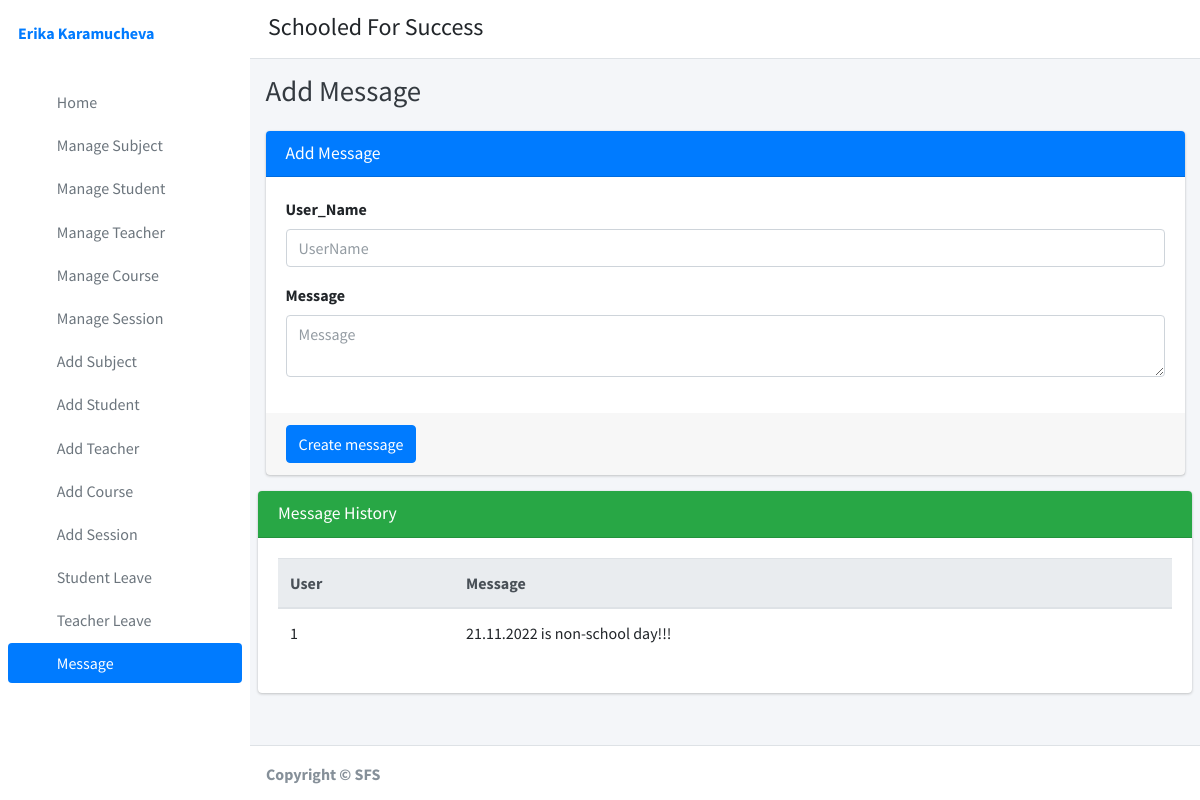
The page /create_message/ (signed in) on the database its author committed.
### student_management_app/models.py (models this page shows)
class CustomUser(AbstractUser):
    user_type_data = ((1, "Adminn"), (2, "Staff"), (3, "Student"))
    user_type = models.CharField(default=1, choices=user_type_data, max_length=10)

class Message(models.Model):
    id=models.AutoField(primary_key=True)
    admin=models.TextField()
    message=models.TextField()
    objects=models.Manager()

### student_management_app/HodViews.py (the view)
# urls.py: path('create_message/', HodViews.create_message,name="create_message"),
def create_message(request):
    message = Message.objects.all()
    context = {"message": message}
    return render(request, "hod_template/message.html", context)

### student_management_app/LoginCheckMiddleWare.py (called while the page is built, shortened)
    def process_view(self, request, view_func, view_args, view_kwargs):
        modulename = view_func.__module__
        user = request.user
        if user.is_authenticated:
            if user.user_type == "1":
                if modulename == "student_management_app.HodViews":
                    pass
                elif modulename == "student_management_app.views" or \
                        modulename == "django.views.static":
                    pass
                else:
                    return redirect("admin_home")
            else:
                return redirect("login")
        else:
            if request.path == reverse("login") or request.path == reverse("doLogin"):
                pass
            else:
                return redirect("login")

### student_management_app/templates/hod_template/message.html (shortened to what this page needs)
{% extends 'hod_template/base_template.html' %}
{% block page_title %}Add Message {% endblock page_title %}
{% block main_content %}
{% load static %}
<section class="content">
        <div class="container-fluid">
            <div class="row">
                <div class="col-md-12">
                    <div class="card card-primary">
                    <div class="card-header">
                        <h3 class="card-title">Add Message</h3>
                    </div>
                    <form role="form" method="POST" action="{% url 'create_message_save' %}">
                        <div class="card-body">
                            <div class="form-group">
                                <label>User_Name</label>
                              <input class="form-control" name="username" placeholder="UserName"/>
                            </div>
                            <div class="form-group">
                                <label>Message </label>
                              <textarea class="form-control" name="message" placeholder="Message"></textarea>
                            </div>
                        </div>
                        <div class="card-footer">
                        <button type="submit" class="btn btn-primary">Create message</button>
                        </div>
                    </form>
                    </div>
                </div>
            </div>
        </div>
    <div class="row">
                <div class="col-md-12">
                    <div class="card card-success">
                        <div class="card-header">
                            <h3 class="card-title">Message History</h3>
                        </div>
                        <div class="card-body">
                           <div class="table-responsive">
                                <table class="table">
                                    <thead class="thead-light">
                                    <tr>
                                        <th>User</th>
                                        <th>Message</th>
                                    </tr>
                                    </thead>
                                    {% for m in message %}
                                    <tr>
                                        <td>{{ m.admin }}</td>
                                        <td>{{ m.message }}</td>
                                    </tr>
                                    {% endfor %}
                                </table>
                            </div>
                        </div>
                    </div>
                </div>
            </div>
      </section>
  {% endblock main_content %}

### student_management_app/templates/hod_template/sidebar_template.html
{% load static %}
<aside class="main-sidebar sidebar-primary">
      <div class="sidebar">
        <div class="user-panel mt-3 pb-3 mb-3 d-flex">
          <div class="info">
            <a href="{% url 'admin_profile' %}" class="d-block"><strong>{{ user.first_name }} {{ user.last_name }}</strong></a>
          </div>
        </div>
        <nav class="mt-2">
          <ul class="nav nav-pills nav-sidebar flex-column" data-widget="treeview" role="menu" data-accordion="false">
              <li class="nav-item">
              {% url 'admin_home' as admin_home %}
              <a href="{{ admin_home }}" class="nav-link {% if request.path == admin_home %} active {% endif %}">
                <i class="nav-icon fas fa-tachometer-alt"></i>
                <p>Home</p>
              </a>
            </li>
            <li class="nav-item">
              {% url 'manage_subject' as manage_subject %}
              {% url 'edit_subject' subject_id=id as edit_subject %}
              <a href="{{ manage_subject }}" class="nav-link {% if request.path == manage_subject %} active {% endif %} {% if request.path == edit_subject %} active {% endif %}">
                <i class="nav-icon fas fa-book"></i>
                <p>Manage Subject</p>
              </a>
            </li>
            <li class="nav-item">
              {% url 'manage_student' as manage_student %}
              {% url 'edit_student' student_id=id as edit_student %}
              <a href="{{ manage_student }}" class="nav-link {% if request.path == manage_student %} active {% endif %} {% if request.path == edit_student %} active {% endif %}">
                <i class="nav-icon fas fa-user-graduate"></i>
                <p>Manage Student</p>
              </a>
            </li>
            <li class="nav-item">
              {% url 'manage_staff' as manage_staff %}
              {% url 'edit_staff' staff_id=id as edit_staff %}
              <a href="{{ manage_staff }}" class="nav-link {% if request.path == manage_staff %} active {% endif %} {% if request.path == edit_staff %} active {% endif %}">
                <i class="nav-icon fas fa-chalkboard-teacher"></i>
                <p>Manage Teacher</p>
              </a>
            </li>
            <li class="nav-item">
              {% url 'manage_course' as manage_course %}
              {% url 'edit_course' course_id=id as edit_course %}
              <a href="{{ manage_course }}" class="nav-link {% if request.path == manage_course %} active {% endif %} {% if request.path == edit_course %} active {% endif %}">
                <i class="nav-icon fas fa-chalkboard"></i>
                <p>Manage Course</p>
              </a>
            </li>
            <li class="nav-item">
              {% url 'manage_session' as manage_session %}
              {% url 'edit_session' session_id=id as edit_session %}
              <a href="{{ manage_session }}" class="nav-link {% if request.path == manage_session %} active {% endif %} {% if request.path == edit_session %} active {% endif %}">
                <i class="nav-icon fas fa-graduation-cap"></i>
                <p>Manage Session</p>
              </a>
            </li>
             <li class="nav-item">
              {% url 'add_subject' as add_subject %}
              <a href="{{ add_subject }}" class="nav-link {% if request.path == add_subject %} active {% endif %}">
                <i class="nav-icon fas fa-th"></i>
                <p>Add Subject</p>
              </a>
            </li>
            <li class="nav-item">
              {% url 'add_student' as add_student %}
              <a href="{{ add_student }}" class="nav-link {% if request.path == add_student %} active {% endif %}">
                <i class="nav-icon fas fa-th"></i>
                <p>Add Student</p>
              </a>
            </li>
            <li class="nav-item">
              {% url 'add_staff' as add_staff %}
              <a href="{{ add_staff }}" class="nav-link {% if request.path == add_staff %} active {% endif %}">
                <i class="nav-icon fas fa-th"></i>
                <p>Add Teacher</p>
              </a>
            </li>
            <li class="nav-item">
            {% url 'add_course' as add_course %}
              <a href="{{ add_course }}" class="nav-link {% if request.path == add_course %} active {% endif %}">
                <i class="nav-icon fas fa-th"></i>
                <p>Add Course</p>
              </a>
            </li>
            <li class="nav-item">
              {% url 'add_session' as add_session %}
              <a href="{{ add_session }}" class="nav-link {% if request.path == add_session %} active {% endif %}">
                <i class="nav-icon fas fa-th"></i>
                <p>Add Session</p>
              </a>
            </li>
            <li class="nav-item">
              {% url 'student_leave_view' as student_leave_view %}
              <a href="{{ student_leave_view }}" class="nav-link {% if request.path == student_leave_view %} active {% endif %}">
                <i class="nav-icon fas fa-th"></i>
                <p>Student Leave</p>
              </a>
            </li>
            <li class="nav-item">
              {% url 'staff_leave_view' as staff_leave_view %}
              <a href="{{ staff_leave_view }}" class="nav-link {% if request.path == staff_leave_view %} active {% endif %}">
                <i class="nav-icon fas fa-th"></i>
                <p>Teacher Leave</p>
              </a>
            </li>
            <li class="nav-item">
              {% url 'create_message' as create_message %}
              <a href="{{ create_message }}" class="nav-link {% if request.path == create_message %} active {% endif %}">
                <i class="nav-icon fas fa-th"></i>
                <p>Message</p>
              </a>
            </li>
          </ul>
        </nav>
      </div>
    </aside>

### rows shown on the page
CustomUser: first_name "Erika", last_name "Karamucheva"
Message: admin "1", message "21.11.2022 is non-school day!!!"
